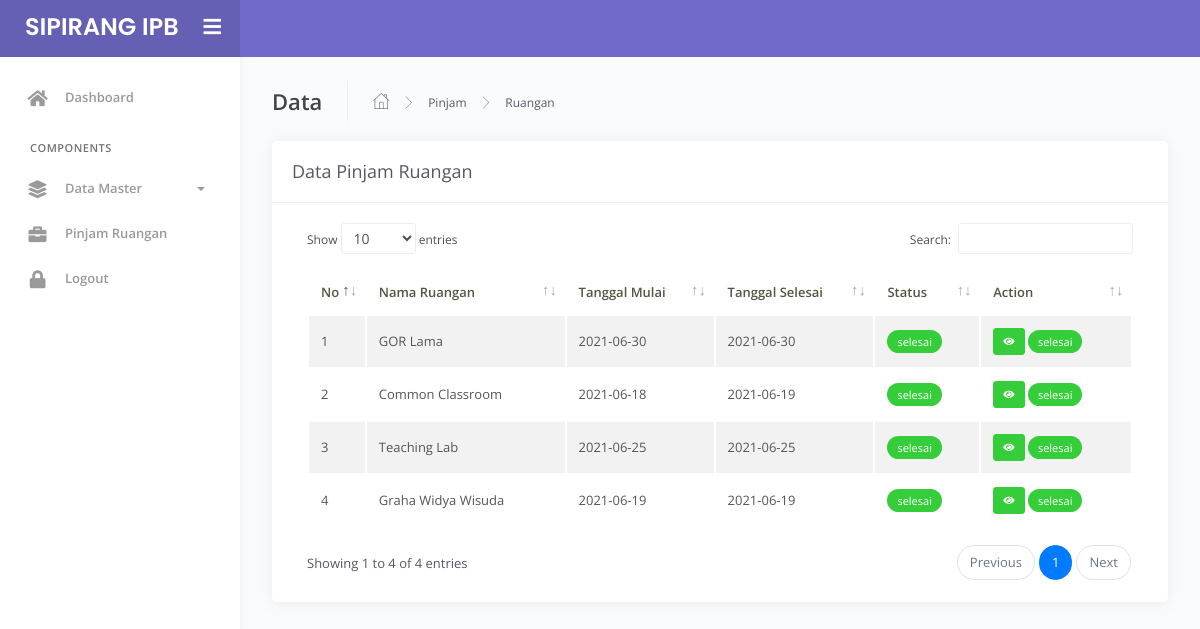
The app's page /admin/index.php?view=datapinjamruangan with its own data.
### tables this page shows
CREATE TABLE `pemakaian` (
  `id_pemakaian` int(11) NOT NULL,
  `tanggal_mulai` date NOT NULL,
  `tanggal_selesai` date NOT NULL,
  `status` varchar(15) NOT NULL,
  `user_id` int(11) NOT NULL,
  `ruangan_id` int(11) NOT NULL,
  `kegiatan_id` int(11) NOT NULL
);

CREATE TABLE `ruangan` (
  `id_ruangan` int(11) NOT NULL,
  `nama_ruangan` varchar(30) NOT NULL,
  `deskripsi` varchar(500) NOT NULL,
  `status` varchar(10) NOT NULL
);

### admin/datapinjamruangan.php (the view, shortened to what this page needs)
<div class="main-panel">
	<div class="content">
		<div class="page-inner">
			<div class="page-header">
				<h4 class="page-title">Data</h4>
				<ul class="breadcrumbs">
					<li class="nav-home">
						<a href="#">
							<i class="flaticon-home"></i>
						</a>
					</li>
					<li class="separator">
						<i class="flaticon-right-arrow"></i>
					</li>
					<li class="nav-item">
						<a href="#">Pinjam</a>
					</li>
					<li class="separator">
						<i class="flaticon-right-arrow"></i>
					</li>
					<li class="nav-item">
						<a href="#">Ruangan</a>
					</li>
				</ul>
			</div>
			<div class="row">
				<div class="col-md-12">
					<div class="card">
						<div class="card-header">
							<div class="d-flex align-items-center">
								<h4 class="card-title">Data Pinjam Ruangan</h4>
							</div>
						</div>
						<div class="card-body">
							<div class="table-responsive">
								<table id="add-row" class="display table table-striped table-hover">
									<thead>
										<tr>
											<th>No</th>
											<th>Nama Ruangan</th>
											<th>Tanggal Mulai</th>
											<th>Tanggal Selesai</th>
											<th>Status</th>
											<th>Action</th>
										</tr>
									</thead>
									<tbody>
										<?php
										$no = 1;
										$query = mysqli_query($conn, 'SELECT pemakaian.id_pemakaian, pemakaian.ruangan_id, pemakaian.user_id, pemakaian.tanggal_mulai, pemakaian.tanggal_selesai, pemakaian.status, ruangan.nama_ruangan from pemakaian inner join ruangan on ruangan.id_ruangan=pemakaian.ruangan_id inner join user on user.id_user=pemakaian.user_id');
										while ($pemakaian = mysqli_fetch_array($query)) {
										?>
											<tr>
												<td><?php echo $no++ ?></td>
												<td><?php echo $pemakaian['nama_ruangan'] ?></td>
												<td><?php echo $pemakaian['tanggal_mulai'] ?></td>
												<td><?php echo $pemakaian['tanggal_selesai'] ?></td>
												<td>
													<?php if ($pemakaian['status'] == 'menunggu') { ?>
														<div class="badge badge-danger"><?php echo $pemakaian['status'] ?></div>
													<?php } else { ?>
														<div class="badge badge-success"><?php echo $pemakaian['status'] ?></div>
													<?php } ?>
												</td>
												<td>
													<?php if ($pemakaian['status'] == 'menunggu') { ?>
														<a href="?view=detailpinjamruangan&id=<?php echo $pemakaian['id_pemakaian'] ?>" title="Detail" class="btn btn-xs btn-success"><i class="fa fa-eye"></i></a>
														<a href="#modalApprovePinjamRuangan<?php echo $pemakaian['id_pemakaian'] ?>" data-toggle="modal" title="Batal Pinjam" class="btn btn-xs btn-success"><i class="fa fa-check-circle"></i> Approve</a>
													<?php } else { ?>
														<a href="?view=detailpinjamruangan&id=<?php echo $pemakaian['id_pemakaian'] ?>" title="Detail" class="btn btn-xs btn-success"><i class="fa fa-eye"></i></a>
														<div class="badge badge-success"><?php echo $pemakaian['status'] ?></div>
													<?php } ?>
												</td>
											</tr>
										<?php } ?>
									</tbody>
								</table>
							</div>
						</div>
					</div>
				</div>
			</div>
		</div>
	</div>
</div>

### admin/index.php (shortened to what this page needs)
<?php
include '../koneksi.php';
?>
<!DOCTYPE html>
<html lang="en">
<head>
	<link rel="stylesheet" href="../assets/css/bootstrap.min.css">
	<link rel="stylesheet" href="../assets/css/azzara.min.css">
	<link rel="stylesheet" href="../assets/css/demo.css">
</head>
<body>
	<div class="wrapper">
		<div class="main-header" data-background-color="purple">
			<div class="logo-header">
				<a href="#" class="logo">
					<img src="../assets/img/LogoSipirang.svg" alt="navbar brand" class="navbar-brand">
				</a>
				<div class="navbar-minimize">
					<button class="btn btn-minimize btn-rounded">
						<i class="fa fa-bars"></i>
					</button>
				</div>
			</div>
			<nav class="navbar navbar-header navbar-expand-lg">
			</nav>
		</div>
		<div class="sidebar">
			<div class="sidebar-wrapper scrollbar-inner">
				<div class="sidebar-content">
					<ul class="nav">
						<li class="nav-item">
							<a href="?view=dashboard">
								<i class="fas fa-home"></i>
								<p>Dashboard</p>
							</a>
						</li>
						<li class="nav-section">
							<h4 class="text-section">Components</h4>
						</li>
						<li class="nav-item">
							<a data-toggle="collapse" href="#base">
								<i class="fas fa-layer-group"></i>
								<p>Data Master</p>
								<span class="caret"></span>
							</a>
						</li>
						<li class="nav-item">
							<a href="?view=datapinjamruangan">
								<i class="fas fa-briefcase"></i>
								<p>Pinjam Ruangan</p>
							</a>
						</li>
						<li class="nav-item">
							<a href="../logout.php">
								<i class="fas fa-lock"></i>
								<p>Logout</p>
							</a>
						</li>
					</ul>
				</div>
			</div>
		</div>
		<?php
                    if(@$_GET['view']=='')
                        include 'dashboard.php';
                    elseif($_GET['view']=='dashboard')
                        include 'dashboard.php';
                    elseif($_GET['view']=='dataruangan')
                        include 'master/ruangan/dataruangan.php';
					elseif($_GET['view']=='datakegiatan')
                        include 'master/kegiatan/datakegiatan.php';
                    elseif($_GET['view']=='datapinjamruangan')
                        include 'datapinjamruangan.php';
                    elseif($_GET['view']=='detailpinjamruangan')
                        include '../user/peminjaman/detailpinjamruangan.php';
                 ?>
	</div>
</body>
</html>

### records on screen
pemakaian: ruangan.nama_ruangan "GOR Lama", tanggal_mulai "2021-06-30", tanggal_selesai "2021-06-30", status "selesai"
pemakaian: ruangan.nama_ruangan "Common Classroom", tanggal_mulai "2021-06-18", tanggal_selesai "2021-06-19", status "selesai"
pemakaian: ruangan.nama_ruangan "Teaching Lab", tanggal_mulai "2021-06-25", tanggal_selesai "2021-06-25", status "selesai"
pemakaian: ruangan.nama_ruangan "Graha Widya Wisuda", tanggal_mulai "2021-06-19", tanggal_selesai "2021-06-19", status "selesai"
